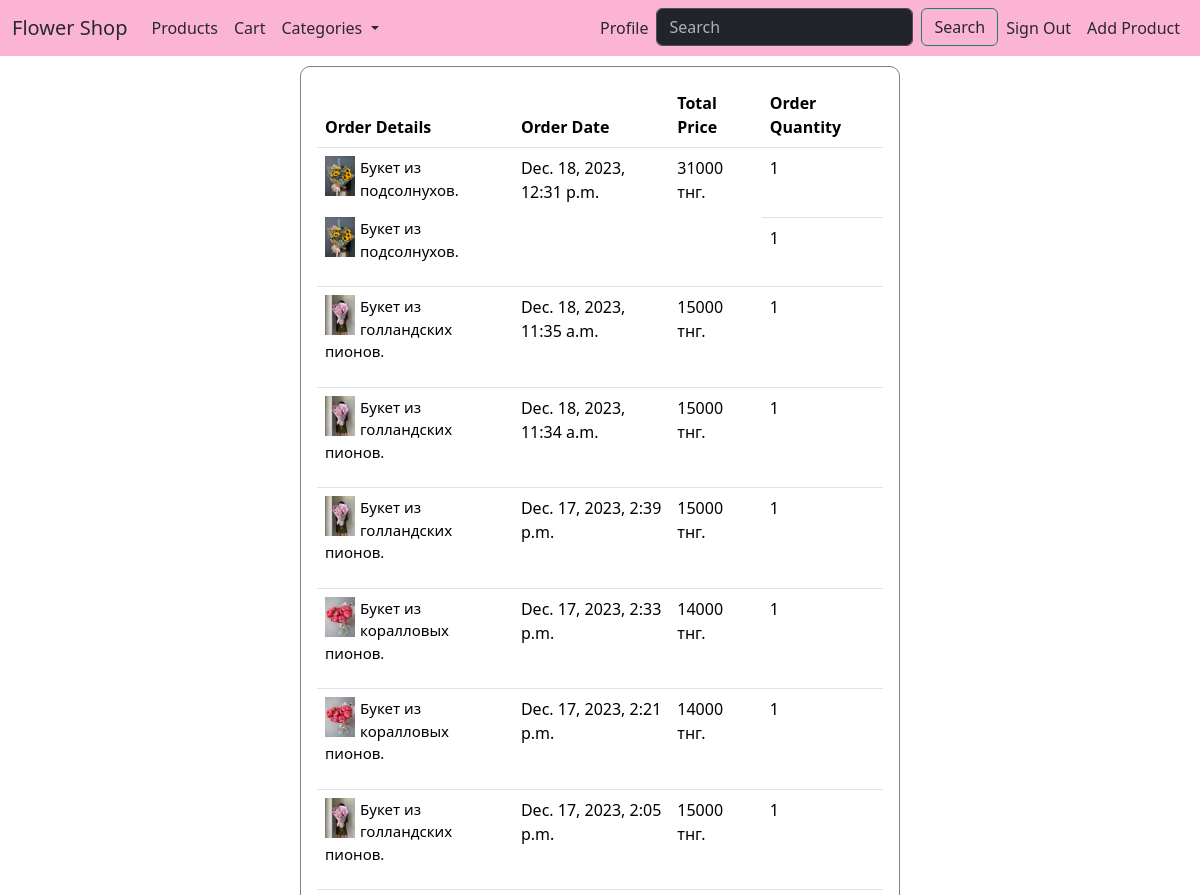
Before: /order_history/ (signed in, upper part) with the older database file.
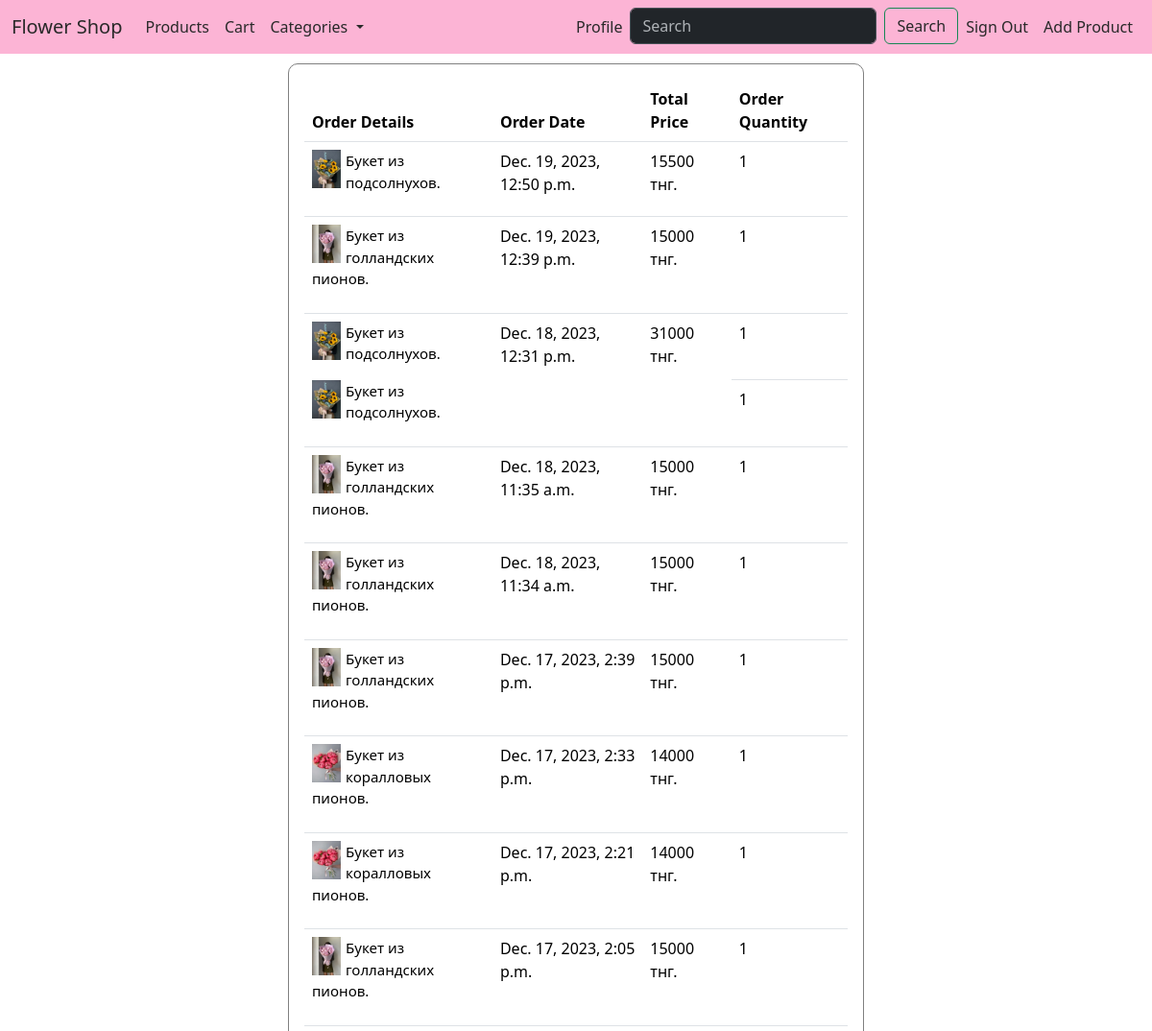
After: the same page with the newer database file.
### store/models.py (models this page shows, shortened)
class OrderItem(models.Model):
    order = models.ForeignKey(Order, on_delete=models.CASCADE)
    product = models.ForeignKey(Product, on_delete=models.CASCADE)
    quantity = models.PositiveIntegerField(default=1)

class Product(models.Model):
    name = models.CharField(max_length=100)
    description = models.TextField(null=True, blank=True)
    image = models.ImageField(upload_to='products')
    country = models.CharField(max_length=20, choices=COUNTRY_CHOICES)
    price = models.PositiveIntegerField()
    value = models.DecimalField(max_digits=10, decimal_places=2)
    unit = models.CharField(max_length=20, choices=UNIT_CHOICES)
    category = models.CharField(max_length=20, choices=CATEGORY_CHOICES)
    class Meta:
        verbose_name = 'Product'
        verbose_name_plural = 'Products'

class Order(models.Model):
    user = models.ForeignKey(settings.AUTH_USER_MODEL, on_delete=models.CASCADE)
    items = models.ManyToManyField('Product', through='OrderItem')
    total_price = models.PositiveIntegerField()
    order_date = models.DateTimeField(auto_now_add=True)

### store/views.py (the view)
# urls.py: path('order_history/', OrderHistoryView.as_view(), name='order_history_url'),
class OrderHistoryView(View):
    template_name = 'order_history.html'
    def get(self, request):
        orders = Order.objects.filter(user=request.user).order_by('-order_date')
        return render(request, self.template_name, {'orders': orders})

### store/templates/order_history.html
{% extends 'base.html' %}
{% block content %}
    <div class="w-50 p-3" align="left" style="border: 1px solid gray; border-radius: 10px; margin-top: 10px;">
        {% if orders %}
            <table class="table">
                <thead>
                    <tr>
                        <th>Order Details</th>
                        <th>Order Date</th>
                        <th>Total Price</th>
                        <th>Order Quantity</th>
                    </tr>
                </thead>
                <tbody>
                    {% for order in orders %}
                        {% with order_items=order.orderitem_set.all %}
                            {% for item in order_items %}
                                <tr>
                                    {% if forloop.first %}
                                        <td rowspan="{{ order_items|length }}">
                                            {% for subitem in order_items %}
                                                <div>
                                                    <img src="{{ subitem.product.image.url }}" alt="{{ subitem.product.name }}" width="30" style="margin-right: 5px; float: left;">
                                                    <p style="font-size: 15px;">{{ subitem.product.name }}</p>
                                                </div>
                                            {% endfor %}
                                        </td>
                                        <td rowspan="{{ order_items|length }}">{{ order.order_date }}</td>
                                        <td rowspan="{{ order_items|length }}">{{ order.total_price }} тнг.</td>
                                    {% endif %}
                                    <td>{{ item.quantity }}</td>
                                </tr>
                            {% endfor %}
                        {% endwith %}
                    {% endfor %}
                </tbody>
            </table>
        {% else %}
            <p>No orders found.</p>
        {% endif %}
    </div>
{% endblock %}

Changed rows visible on the page:
added Order: order_date "Dec. 19, 2023, 12:50 p.m.", total_price "15500"
added OrderItem: product.image (picture), product.name "Букет из подсолнухов.", quantity "1"
added Order: order_date "Dec. 19, 2023, 12:39 p.m.", total_price "15000"
added OrderItem: product.image (picture), product.name "Букет из голландских пионов.", quantity "1"
